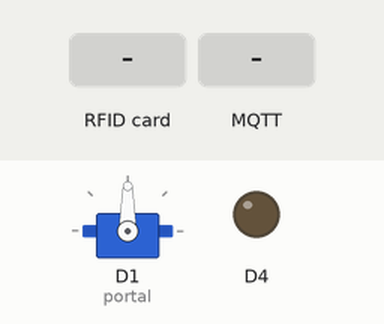
Recording of a sketch running on a simulated ESP8266 (NodeMCU). On the bench: servo, output pins drawn as LEDs (lit = HIGH, except the on-board LED, lit = LOW). The test bench sets the inputs (shaded band). WiFi joins after 1.5 s; servers stay silent unless stated; random numbers use the default seed unless the sketch sets one; no MQTT or app messages arrive unless stated; what the sketch prints to the serial monitor is not drawn.

Above: at 2.7 s.
2.8 s: RFID card 93 CB 72 1A held to the reader
At 3.5 s:
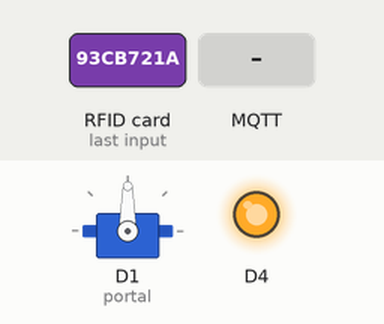
5.1 s: MQTT message "aman" arrives on the first subscribed topic
At 9.3 s:
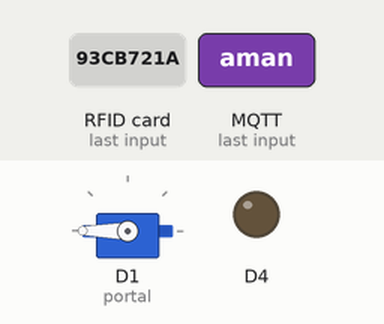
Timing chart, 0 to 14.7 s (numbered marks = the images above; inputs shaded):
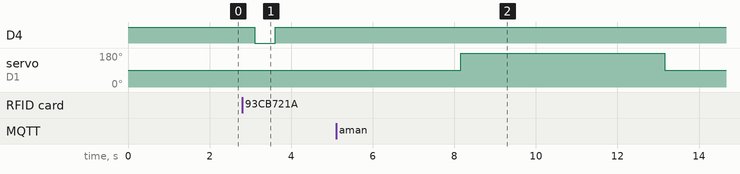

The sketch:

node_gerbang.ino
```cpp
#include <ESP8266WiFi.h>
#include <PubSubClient.h>
#include <MFRC522.h>
#include <Servo.h>
#include <SPI.h>

//deklarasi wifi & MQTT
const char* ssid = "Al-Debaran";
const char* password = "........";
const char* mqtt_server = "broker.mqtt-dashboard.com";
WiFiClient espClient;
PubSubClient client (espClient);
char payloadValue[20];  // Variabel untuk menyimpan nilai payload

//Deklarasi variabel & pin RFID
#define RST_PIN D0 // Configurable, see typical pin layout above
#define SS_PIN D8 // Configurable, see typical pin layout above
MFRC522 mfrc522(SS_PIN, RST_PIN); // Create MFRC522 instance.
MFRC522::MIFARE_Key key;
MFRC522::StatusCode status;
byte buffer[18];
byte size = sizeof(buffer);
byte blockAddr;
String valueRFID = "";
String buffer1 = "";

//servo
Servo portal;

void setup_wifi() {
  // We start by connecting to a WiFi network
  Serial.println();
  Serial.print("Connecting to ");
  Serial.println(ssid);

  WiFi.mode(WIFI_STA);
  WiFi.begin(ssid, password);

  while (WiFi.status() != WL_CONNECTED) {
    delay(500);
    Serial.print(".");
  }

  Serial.println("");
  Serial.println("WiFi connected");
  Serial.println("IP address: ");
  Serial.println(WiFi.localIP());
  WiFi.setAutoReconnect(true);
  WiFi.persistent(true);
}

void callback(char* topic, byte* payload, unsigned int length) {
  Serial.print("Message arrived [");
  Serial.print(topic);
  Serial.print("] ");
  for (int i = 0; i < length; i++) {
    Serial.print((char)payload[i]);
  }
  Serial.println();

  // Memeriksa panjang pesan
  if (length > sizeof(payloadValue) - 1) {
    length = sizeof(payloadValue) - 1;  // Batasi panjang pesan
    Serial.println("Pesan terlalu panjang, dipotong sesuai kapasitas");
  }

  //Hanya menimpan pesan berupa "aman" atau "TERJADI PENCURIAN"
  if (strncmp((char*)payload, "aman", 4) == 0 || strncmp((char*)payload, "TERJADI PENCURIAN", 17) == 0) {
    // Memindahkan nilai payload ke variabel payloadValue
    strncpy(payloadValue, (char*)payload, length);
    payloadValue[length] = '\0';  // Menambahkan null-terminating karakter
  }
}

void reconnect() {
  // Loop until we're reconnected
  while (!client.connected()) {
    Serial.print("Attempting MQTT connection...");
    // Create a random client ID
    String clientId = "ESP8266Client-";
    clientId += String(random(0xffff), HEX);
    // Attempt to connect
    if (client.connect(clientId.c_str())) {
      Serial.println("connected");
      // Once connected, publish an announcement...
      client.publish("parkir/gerbang/connect", "gerbang connected");
      // ... and resubscribe
      client.subscribe("parkir/gerbang/pencurian");
    } else {
      Serial.print("failed, rc=");
      Serial.print(client.state());
    }
  }
}

void RF() {
  String UID = "";
  //autentikasi RFID
  // Reset the loop if no new card present on the sensor/reader. This saves the entire process when idle.
  if (!mfrc522.PICC_IsNewCardPresent())return;
  // Select one of the cards
  if (!mfrc522.PICC_ReadCardSerial())return;

  //Show some details of the PICC (that is: the tag/card)
  //Check for compatibility
  Serial.print(F("PICC type: "));
  MFRC522::PICC_Type piccType = mfrc522.PICC_GetType(mfrc522.uid.sak);
  Serial.println(mfrc522.PICC_GetTypeName(piccType));
  if ( piccType != MFRC522::PICC_TYPE_MIFARE_MINI
       && piccType != MFRC522::PICC_TYPE_MIFARE_1K
       && piccType != MFRC522::PICC_TYPE_MIFARE_4K) {
    Serial.println(F("Hanya bisa digunakan dengan kartu MIFARE Classic."));
    return;
  }
  digitalWrite(BUILTIN_LED, LOW);

  //Pemanggilan fungsi baca UID RFID dan mendapatkan nilai.
  int val1 = (mfrc522.uid.uidByte[0]);
  int val2 = (mfrc522.uid.uidByte[1]);
  int val3 = (mfrc522.uid.uidByte[2]);
  int val4 = (mfrc522.uid.uidByte[3]);
  String valA = String(val1, HEX);
  String valB = String(val2, HEX);
  String valC = String(val3, HEX);
  String valD = String(val4, HEX);
  UID = valA + valB + valC + valD;
  UID.toUpperCase();
  Serial.print(F("UID:"));
  Serial.println(UID);
  Serial.println();
  buffer1 = UID;

  //Menghentikan proses pembacaan setelah selesai di scan
  delay(500);
  digitalWrite(BUILTIN_LED, HIGH);
  delay(500);
  // Halt PICC
  mfrc522.PICC_HaltA();
  // Stop encryption on PCD
  mfrc522.PCD_StopCrypto1();
}

//fungsi membuka portal
void bukaportal() {
  int pos = 180;
  portal.write(pos);
  delay(5000);
}

//fungsi menutup portal
void tutupportal() {
  int pos = 90;
  portal.write(pos);
  delay(500);
}

void setup() {
  Serial.begin(9600);
  pinMode(BUILTIN_LED, OUTPUT);
  digitalWrite(BUILTIN_LED, HIGH);
  setup_wifi();
  client.setServer(mqtt_server, 1883);
  client.setCallback(callback);
  SPI.begin();
  portal.attach(D1);
  mfrc522.PCD_Init(); //Init MFRC522 card
}

void loop() {
  tutupportal();
  if (!client.connected()) {
    reconnect();
  }
  client.loop();
  client.publish("parkir/gerbang/connect", "gerbang connected");
  Serial.println(payloadValue);

  delay(1000);
  RF();

  if (strncmp(payloadValue, "aman", 4) == 0) {
    if (buffer1 != "") {
      if (strstr(buffer1.c_str(), "93CB721A")) {
        Serial.println("Kartu dikenali, Silahkan masuk");
        delay(1000);
        bukaportal();
        tutupportal();
      }
      else if (strstr(buffer1.c_str(), "A3E7681A")) {
        Serial.println("Kartu dikenali, Silahkan masuk");
        delay(1000);
        bukaportal();
        tutupportal();
      }
      else {
        Serial.println("Maaf kartu tidak dikenali, mohon daftar dahulu ke admin.");
        digitalWrite(BUILTIN_LED, LOW);
        delay(500);
        digitalWrite(BUILTIN_LED, HIGH);
        delay(500);
        digitalWrite(BUILTIN_LED, LOW);
        delay(500);
        digitalWrite(BUILTIN_LED, HIGH);
      }
      buffer1 = "";
    }
    return;
  }

  if (strncmp(payloadValue, "TERJADI PENCURIAN", 17) == 0) {
    tutupportal();
    digitalWrite(BUILTIN_LED, LOW);
    delay(100);
    digitalWrite(BUILTIN_LED, HIGH);
    //    delay(100);
    Serial.println("TERJADI PENCURIAN, LOCKDOWN");
    return;
  }

  //  if (strncmp(payloadValue, "diatasi", 7) == 0) {
  //    Serial.println("Pencurian telah diatasi.");
  //    Serial.println("Terimakasih telah menunggu!");
  //    client.publish("parkir/gerbang/status", "aman", true);
  //    return;
  //  }

  //  if (payloadValue[0] == '\0') {
  //    if (buffer1 != "") {
  //      if (strstr(buffer1.c_str(), "93CB721A")) {
  //        Serial.println("Kartu dikenali, Silahkan masuk");
  //        delay(1000);
  //        bukaportal();
  //        tutupportal();
  //      }
  //      else if (strstr(buffer1.c_str(), "A3E7681A")) {
  //        Serial.println("Kartu dikenali, Silahkan masuk");
  //        delay(1000);
  //        bukaportal();
  //        tutupportal();
  //      }
  //      else {
  //        Serial.println("Maaf kartu tidak dikenali, mohon daftar dahulu ke admin.");
  //      }
  //      buffer1 = "";
  //    }
  //    return;
  //  }
  else {
    return;
  }
}
```

Measured:
- after the input at 2.8 s, D4: HIGH → LOW after 0.31 s, → HIGH 0.50 s later
- after the input at 5.1 s, servo on D1 (portal): 90° → 180° after 3.1 s, → 90° 5.0 s later
